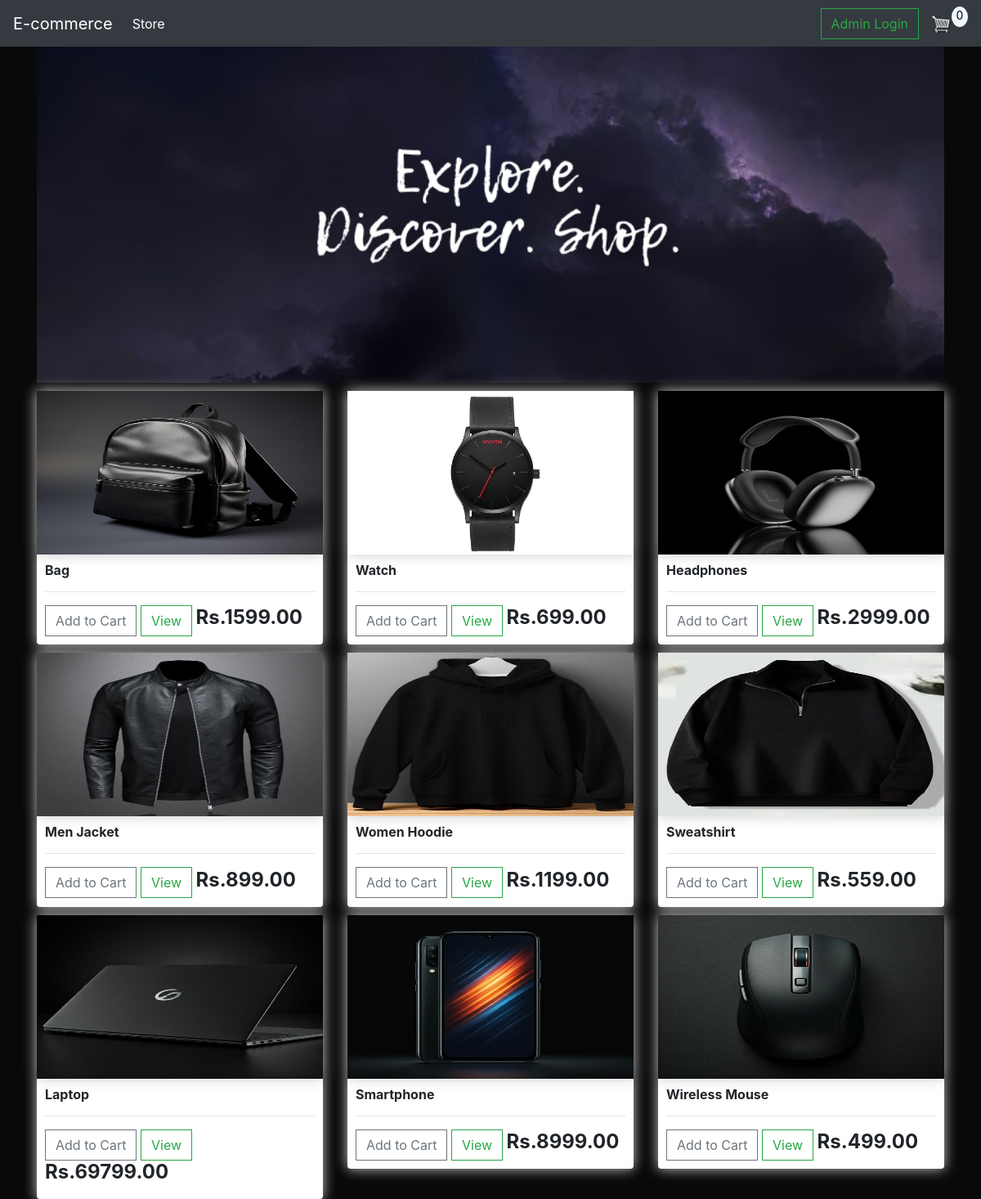
The page / on the database its author committed.
### store/models.py (models this page shows, shortened)
class Product(models.Model):
    name=models.CharField(max_length=200)
    price=models.FloatField()
    image=models.ImageField(null=True,blank=True)
    @property
    def imageURL(self):
        try:
            url=self.image.url
        except:
            url= ''
        return url

### store/views.py (the view)
# urls.py: path('', include('store.urls')),
def store(request):
    if request.user.is_authenticated:
        customer=request.user.customer
        order, created=Order.objects.get_or_create(customer=customer, complete=False)
        items= order.orderitem_set.all()
        cartItems=order.get_cart_items
    else:
        cookieData = cookieCart(request)
        cartItems = cookieData['cartItems']
    products=Product.objects.all()
    context = {'products' :products, 'cartItems':cartItems}
    return render(request, 'store/store.html', context)

### store/utils.py (called while the page is built, shortened)
def cookieCart(request):
    try:
        cart = json.loads(request.COOKIES['cart'])  #cart is string we need to parse it and turns it to python dictionary
    except:
        cart = {}
    print('Cart:', cart)
    items= []  #empty crt fr non-logged in usrs
    order={'get_cart_total':0, 'get_cart_items':0}
    cartItems=order['get_cart_items']
    return{'cartItems': cartItems,'order':order,'items':items}

### store/templates/store/store.html
{% extends 'store/main.html' %}
{% load static %}
{% block content %}
<img class="banner" src="{% static 'images/banner.png' %}" alt="banner">
<div class="row">
    {% for product in products %}
    <div class="col-lg-4">
        <img class="thumbnail" src="{{product.imageURL}}" alt="item">
        <div class="box-element product">
            <h6><strong>{{product.name}}</strong></h6>
            <hr>
            <button data-product="{{product.id}}" data-action="add"   class="btn btn-outline-secondary add-btn update-cart">Add to Cart</button>
            <a class="btn btn-outline-success" href="{{product.imageURL}}">View</a>
              <h4 style="display: inline-block;"><strong>Rs.{{product.price|floatformat:2}}</strong></h4>
        </div>
    </div>
{% endfor %}
</div>
{% endblock content %}

### store/templates/store/main.html (shortened to what this page needs)
<!DOCTYPE html>
{% load static %}
<html lang="en">
<head>
    <link rel="stylesheet" href="https://stackpath.bootstrapcdn.com/bootstrap/4.4.1/css/bootstrap.min.css">
    <link rel="stylesheet" type="text/css" href="{% static 'css/main.css' %}">
</head>
<body>
        <nav class="navbar navbar-expand-lg navbar-dark bg-dark">
            <a class="navbar-brand" href="{% url 'store' %}">E-commerce</a>
            <div class="collapse navbar-collapse" id="navbarSupportedContent">
              <ul class="navbar-nav mr-auto">
                <li class="nav-item active">
                  <a class="nav-link" href="{% url 'store' %}">Store <span class="sr-only">(current)</span></a>
                </li>
              </ul>
              <div class="form-inline my-2 my-lg-0">
                <a href="{% url 'admin:index' %}" class="btn btn-outline-success">Admin Login</a>
                <a href="{% url 'cart' %}">
                    <img id="cart-icon"  src="{% static 'images/cartlogo.png' %}" alt="crt">
                </a>
                <p id="cart-total">{{cartItems}}</p>
              </div>
            </div>
          </nav>
    <div class="container">
        {% block content %}
        {% endblock content %}
    </div>
</body>
</html>

### static/css/main.css (style rules this page uses)
body { background-color: rgb(9, 9, 9); }
#cart-icon { width:25px; display: inline-block; margin-left: 15px; }
#cart-total { display: block; text-align: center; color: #000;; background-color: aliceblue; width: 20px; height: 25px; border-radius: 50%; font-size: 14px; }
.box-element { box-shadow: hsl(0,0%, 80%) 0 0 16px; background-color: #fff; border-radius: 4px; padding: 10px; }
.product { border-radius: 0 0 4px 4px; }
.col-lg-4, .col-lg-6, .col-lg-8, .col-lg-12 { margin-top: 10px; }
.banner { width: 100%; display: block; margin: auto; }
.thumbnail { width: 100%; height:200px; box-shadow: hsl(0,0%, 80%) 0 0 16px; }
.btn { border-radius: 0; }

### rows shown on the page
Product: imageURL (picture), name "Bag", price "1599.00"
Product: imageURL (picture), name "Watch", price "699.00"
Product: imageURL (picture), name "Headphones", price "2999.00"
Product: imageURL (picture), name "Men Jacket", price "899.00"
Product: imageURL (picture), name "Women Hoodie", price "1199.00"
Product: imageURL (picture), name "Sweatshirt", price "559.00"
Product: imageURL (picture), name "Laptop", price "69799.00"
Product: imageURL (picture), name "Smartphone", price "8999.00"
Product: imageURL (picture), name "Wireless Mouse", price "499.00"

### other values the page prints
{{ cartItems }} "0"
